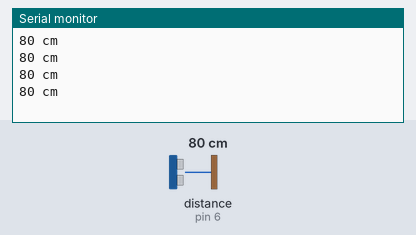
Recording of a sketch running on a simulated Arduino Uno, built with avr-gcc and run on an emulated ATmega328P. On the bench: the last lines printed to the serial monitor. Wiring (inferred from the names in the program): ultrasonic range finder: trigger pin 5; echo pin 6. The test bench sets the inputs (shaded band); at power-on: distance to the obstacle (sensor on pin 6) 80 cm. The echo pulse lasts 58.3 µs per cm.

Above: at 1.2 s.
1.3 s: distance to the obstacle (sensor on pin 6) set to 2 cm
At 1.73 s:
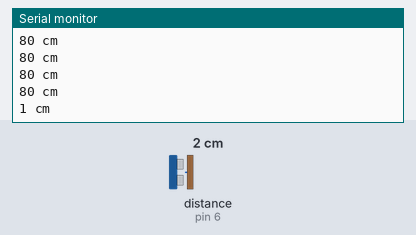
2.8 s: distance to the obstacle (sensor on pin 6) set to 4 cm
At 2.94 s:
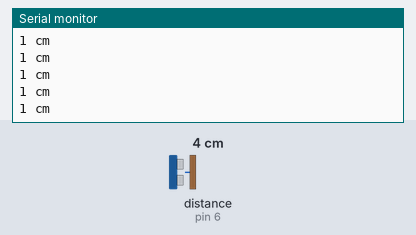
Timing chart, 0 to 5.8 s (numbered marks = the images above; inputs shaded):
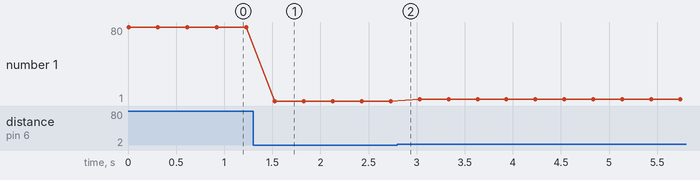

The sketch:

AkbariMohammadrezaExampleCodeSerialTriggerEcho.ino
```cpp
/*
  US-100 Ultrasonic Sensor - Triggrt_Echo Mode
  modified on 26 Sep 2020
  by Mohammad Reza Akbari @ Electropeak
  Home

*/

const int pingPin = 5; // Trigger Pin of Ultrasonic Sensor
const int echoPin = 6; // Echo Pin of Ultrasonic Sensor

long duration;

void setup() {
  pinMode(pingPin, OUTPUT);
  pinMode(echoPin, INPUT);
  digitalWrite(pingPin, LOW);
  Serial.begin(9600);
}

void loop() {
  digitalWrite(pingPin, HIGH);
  delayMicroseconds(10);
  digitalWrite(pingPin, LOW);
  duration = pulseIn(echoPin, HIGH);
  Serial.print(duration / 29 / 2);
  Serial.println(" cm");
  delay(300);
}
```

Measured:
- after the input at 1.3 s, the serial monitor: prints a new line after 0.23 s (image 1)
- plotted number 1: 80 → 1 after the input at 1.3 s, 1 → 3 after the input at 2.8 s
